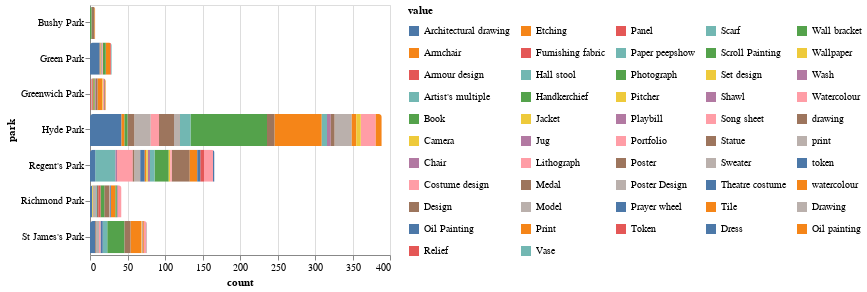

Notebook cell for this chart:
### Code cell
import altair as alt

alt.Chart(vam_royal_parks_df).mark_bar(
    cornerRadiusTopLeft=3,
    cornerRadiusTopRight=3
).encode(
    y='park',
    x='count:Q',
    color='value:N').configure_legend(
    columns=5,
    orient='right',
    clipHeight=20,
    symbolLimit=60).properties(
    height=250)

### Figure 1 — Vega-Lite specification as saved in the notebook (floating-point values rounded to 4 significant figures)
{"config": {"view": {"continuousWidth": 300, "continuousHeight": 300}, "legend": {"clipHeight": 20, "columns": 5, "orient": "right", "symbolLimit": 60}}, "data": {"name": "data-4e1eb15a9ef104c195788a0c672a4d9d"}, "mark": {"type": "bar", "cornerRadiusTopLeft": 3, "cornerRadiusTopRight": 3}, "encoding": {"color": {"field": "value", "type": "nominal"}, "x": {"field": "count", "type": "quantitative"}, "y": {"field": "park", "type": "nominal"}}, "height": 250, "$schema": "https://vega.github.io/schema/vega-lite/v5.17.0.json", "datasets": {"data-4e1eb15a9ef104c195788a0c672a4d9d": [{"id": "Photograph", "value": "Photograph", "count": 102, "count_max_error": 0, "park": "Hyde Park"}, {"id": "Print", "value": "Print", "count": 63, "count_max_error": 0, "park": "Hyde Park"}, {"id": "Architectural drawing", "value": "Architectural drawing", "count": 42, "count_max_error": 0, "park": "Hyde Park"}, {"id": "Sweater", "value": "Sweater", "count": 23, "count_max_error": 0, "park": "Hyde Park"}, {"id": "Drawing", "value": "Drawing", "count": 22, "count_max_error": 0, "park": "Hyde Park"}, {"id": "Medal", "value": "Medal", "count": 20, "count_max_error": 0, "park": "Hyde Park"}, {"id": "Watercolour", "value": "Watercolour", "count": 20, "count_max_error": 0, "park": "Hyde Park"}, {"id": "Paper peepshow", "value": "Paper peepshow", "count": 14, "count_max_error": 0, "park": "Hyde Park"}, {"id": "Lithograph", "value": "Lithograph", "count": 11, "count_max_error": 0, "park": "Hyde Park"}, {"id": "Poster", "value": "Poster", "count": 10, "count_max_error": 0, "park": "Hyde Park"}, {"id": "Design", "value": "Design", "count": 9, "count_max_error": 0, "park": "Hyde Park"}, {"id": "Model", "value": "Model", "count": 8, "count_max_error": 0, "park": "Hyde Park"}, {"id": "watercolour", "value": "watercolour", "count": 8, "count_max_error": 0, "park": "Hyde Park"}, {"id": "Scarf", "value": "Scarf", "count": 7, "count_max_error": 0, "park": "Hyde Park"}, {"id": "Tile", "value": "Tile", "count": 6, "count_max_error": 0, "park": "Hyde Park"}, {"id": "Wallpaper", "value": "Wallpaper", "count": 6, "count_max_error": 0, "park": "Hyde Park"}, {"id": "Shawl", "value": "Shawl", "count": 5, "count_max_error": 0, "park": "Hyde Park"}, {"id": "Statue", "value": "Statue", "count": 5, "count_max_error": 0, "park": "Hyde Park"}, {"id": "Armchair", "value": "Armchair", "count": 4, "count_max_error": 0, "park": "Hyde Park"}, {"id": "Book", "value": "Book", "count": 4, "count_max_error": 0, "park": "Hyde Park"}, {"id": "Poster", "value": "Poster", "count": 7, "count_max_error": 0, "park": "Richmond Park"}, {"id": "Print", "value": "Print", "count": 6, "count_max_error": 0, "park": "Richmond Park"}, {"id": "Photograph", "value": "Photograph", "count": 5, "count_max_error": 0, "park": "Richmond Park"}, {"id": "Watercolour", "value": "Watercolour", "count": 5, "count_max_error": 0, "park": "Richmond Park"}, {"id": "Drawing", "value": "Drawing", "count": 4, "count_max_error": 0, "park": "Richmond Park"}, {"id": "Architectural drawing", "value": "Architectural drawing", "count": 3, "count_max_error": 0, "park": "Richmond Park"}, {"id": "Panel", "value": "Panel", "count": 3, "count_max_error": 0, "park": "Richmond Park"}, {"id": "Medal", "value": "Medal", "count": 2, "count_max_error": 0, "park": "Richmond Park"}, {"id": "Camera", "value": "Camera", "count": 1, "count_max_error": 0, "park": "Richmond Park"}, {"id": "Hall stool", "value": "Hall stool", "count": 1, "count_max_error": 0, "park": "Richmond Park"}, {"id": "Poster Design", "value": "Poster Design", "count": 1, "count_max_error": 0, "park": "Richmond Park"}, {"id": "Prayer wheel", "value": "Prayer wheel", "count": 1, "count_max_error": 0, "park": "Richmond Park"}, {"id": "Scroll Painting", "value": "Scroll Painting", "count": 1, "count_max_error": 0, "park": "Richmond Park"}, {"id": "Wall bracket", "value": "Wall bracket", "count": 1, "count_max_error": 0, "park": "Richmond Park"}, {"id": "Wash", "value": "Wash", "count": 1, "count_max_error": 0, "park": "Richmond Park"}, {"id": "Poster", "value": "Poster", "count": 4, "count_max_error": 0, "park": "Bushy Park"}, {"id": "Photograph", "value": "Photograph", "count": 2, "count_max_error": 0, "park": "Bushy Park"}, {"id": "Print", "value": "Print", "count": 1, "count_max_error": 0, "park": "Bushy Park"}, {"id": "Architectural drawing", "value": "Architectural drawing", "count": 13, "count_max_error": 0, "park": "Green Park"}, {"id": "Print", "value": "Print", "count": 6, "count_max_error": 0, "park": "Green Park"}, {"id": "Photograph", "value": "Photograph", "count": 4, "count_max_error": 0, "park": "Green Park"}, {"id": "Drawing", "value": "Drawing", "count": 2, "count_max_error": 0, "park": "Green Park"}, {"id": "Armchair", "value": "Armchair", "count": 1, "count_max_error": 0, "park": "Green Park"}, {"id": "Lithograph", "value": "Lithograph", "count": 1, "count_max_error": 0, "park": "Green Park"}, {"id": "Relief", "value": "Relief", "count": 1, "count_max_error": 0, "park": "Green Park"}, {"id": "Vase", "value": "Vase", "count": 1, "count_max_error": 0, "park": "Green Park"}, {"id": "Photograph", "value": "Photograph", "count": 23, "count_max_error": 0, "park": "St James's Park"}, {"id": "Print", "value": "Print", "count": 14, "count_max_error": 0, "park": "St James's Park"}, {"id": "Poster", "value": "Poster", "count": 8, "count_max_error": 0, "park": "St James's Park"}, {"id": "Architectural drawing", "value": "Architectural drawing", "count": 7, "count_max_error": 0, "park": "St James's Park"}, {"id": "Paper peepshow", "value": "Paper peepshow", "count": 6, "count_max_error": 0, "park": "St James's Park"}, {"id": "Drawing", "value": "Drawing", "count": 4, "count_max_error": 0, "park": "St James's Park"}, {"id": "Oil Painting", "value": "Oil Painting", "count": 3, "count_max_error": 0, "park": "St James's Park"}, {"id": "Watercolour", "value": "Watercolour", "count": 3, "count_max_error": 0, "park": "St James's Park"}, {"id": "Lithograph", "value": "Lithograph", "count": 2, "count_max_error": 0, "park": "St James's Park"}, {"id": "Design", "value": "Design", "count": 1, "count_max_error": 0, "park": "St James's Park"}, {"id": "Set design", "value": "Set design", "count": 1, "count_max_error": 0, "park": "St James's Park"}, {"id": "Song sheet", "value": "Song sheet", "count": 1, "count_max_error": 0, "park": "St James's Park"}, {"id": "Statue", "value": "Statue", "count": 1, "count_max_error": 0, "park": "St James's Park"}, {"id": "Tile", "value": "Tile", "count": 1, "count_max_error": 0, "park": "St James's Park"}, {"id": "print", "value": "print", "count": 1, "count_max_error": 0, "park": "St James's Park"}, {"id": "Artist's multiple", "value": "Artist's multiple", "count": 27, "count_max_error": 0, "park": "Regent's Park"}, {"id": "Poster", "value": "Poster", "count": 24, "count_max_error": 0, "park": "Regent's Park"}, {"id": "Costume design", "value": "Costume design", "count": 21, "count_max_error": 0, "park": "Regent's Park"}, {"id": "Photograph", "value": "Photograph", "count": 19, "count_max_error": 0, "park": "Regent's Park"}, {"id": "Watercolour", "value": "Watercolour", "count": 12, "count_max_error": 0, "park": "Regent's Park"}, {"id": "Print", "value": "Print", "count": 10, "count_max_error": 0, "park": "Regent's Park"}, {"id": "Drawing", "value": "Drawing", "count": 8, "count_max_error": 0, "park": "Regent's Park"}, {"id": "Architectural drawing", "value": "Architectural drawing", "count": 7, "count_max_error": 0, "park": "Regent's Park"}, {"id": "Dress", "value": "Dress", "count": 6, "count_max_error": 0, "park": "Regent's Park"}, {"id": "Paper peepshow", "value": "Paper peepshow", "count": 6, "count_max_error": 0, "park": "Regent's Park"}, {"id": "Token", "value": "Token", "count": 5, "count_max_error": 0, "park": "Regent's Park"}, {"id": "Theatre costume", "value": "Theatre costume", "count": 4, "count_max_error": 0, "park": "Regent's Park"}, {"id": "Jug", "value": "Jug", "count": 3, "count_max_error": 0, "park": "Regent's Park"}, {"id": "Chair", "value": "Chair", "count": 2, "count_max_error": 0, "park": "Regent's Park"}, {"id": "Design", "value": "Design", "count": 2, "count_max_error": 0, "park": "Regent's Park"}, {"id": "Etching", "value": "Etching", "count": 2, "count_max_error": 0, "park": "Regent's Park"}, {"id": "Jacket", "value": "Jacket", "count": 2, "count_max_error": 0, "park": "Regent's Park"}, {"id": "Pitcher", "value": "Pitcher", "count": 2, "count_max_error": 0, "park": "Regent's Park"}, {"id": "Portfolio", "value": "Portfolio", "count": 2, "count_max_error": 0, "park": "Regent's Park"}, {"id": "token", "value": "token", "count": 2, "count_max_error": 0, "park": "Regent's Park"}, {"id": "Print", "value": "Print", "count": 6, "count_max_error": 0, "park": "Greenwich Park"}, {"id": "Poster", "value": "Poster", "count": 2, "count_max_error": 0, "park": "Greenwich Park"}, {"id": "Watercolour", "value": "Watercolour", "count": 2, "count_max_error": 0, "park": "Greenwich Park"}, {"id": "Armour design", "value": "Armour design", "count": 1, "count_max_error": 0, "park": "Greenwich Park"}, {"id": "Design", "value": "Design", "count": 1, "count_max_error": 0, "park": "Greenwich Park"}, {"id": "Drawing", "value": "Drawing", "count": 1, "count_max_error": 0, "park": "Greenwich Park"}, {"id": "Furnishing fabric", "value": "Furnishing fabric", "count": 1, "count_max_error": 0, "park": "Greenwich Park"}, {"id": "Handkerchief", "value": "Handkerchief", "count": 1, "count_max_error": 0, "park": "Greenwich Park"}, {"id": "Oil painting", "value": "Oil painting", "count": 1, "count_max_error": 0, "park": "Greenwich Park"}, {"id": "Photograph", "value": "Photograph", "count": 1, "count_max_error": 0, "park": "Greenwich Park"}, {"id": "Playbill", "value": "Playbill", "count": 1, "count_max_error": 0, "park": "Greenwich Park"}, {"id": "Set design", "value": "Set design", "count": 1, "count_max_error": 0, "park": "Greenwich Park"}, {"id": "drawing", "value": "drawing", "count": 1, "count_max_error": 0, "park": "Greenwich Park"}, {"id": "watercolour", "value": "watercolour", "count": 1, "count_max_error": 0, "park": "Greenwich Park"}]}}
